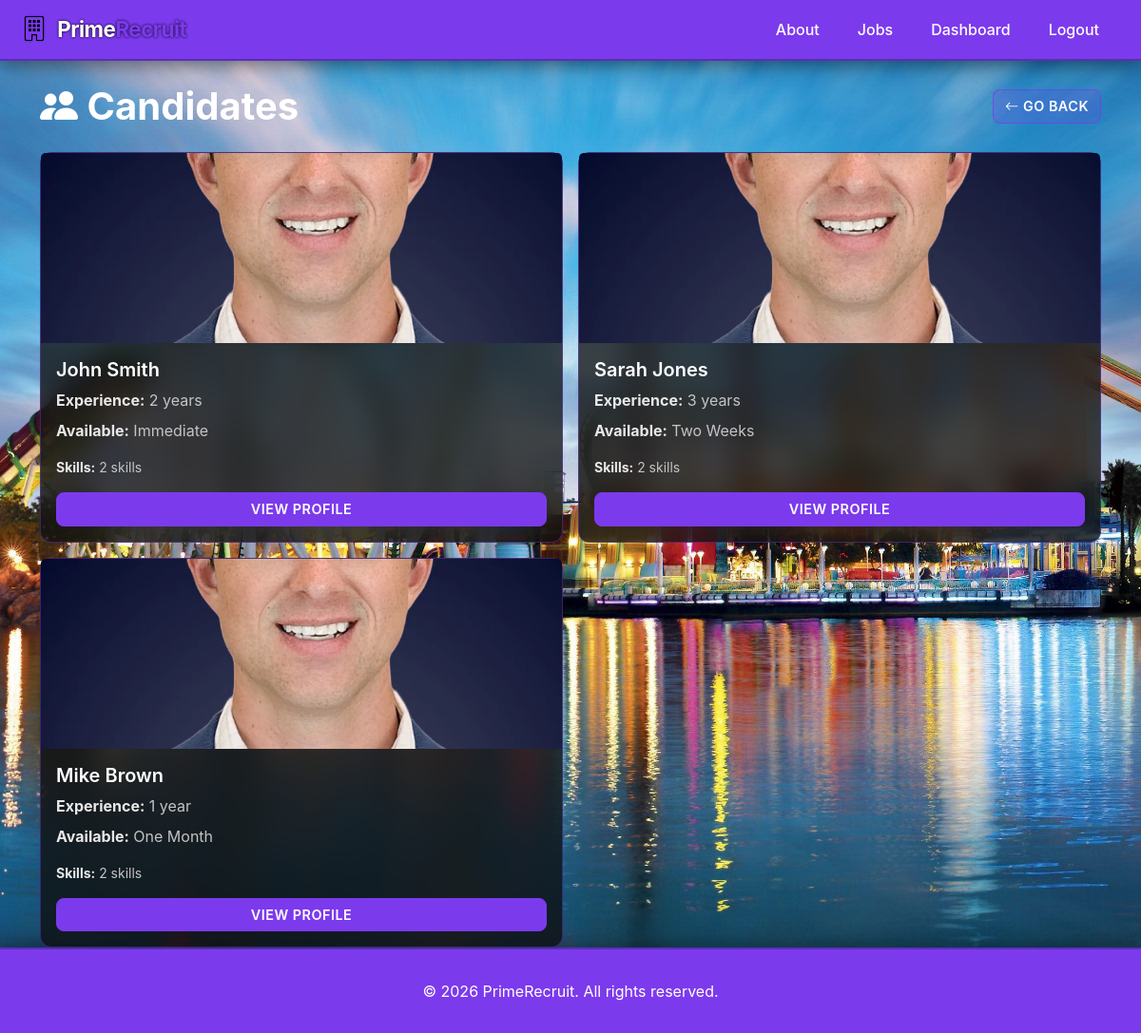
Before: /candidates/ (signed in) with the older database file.
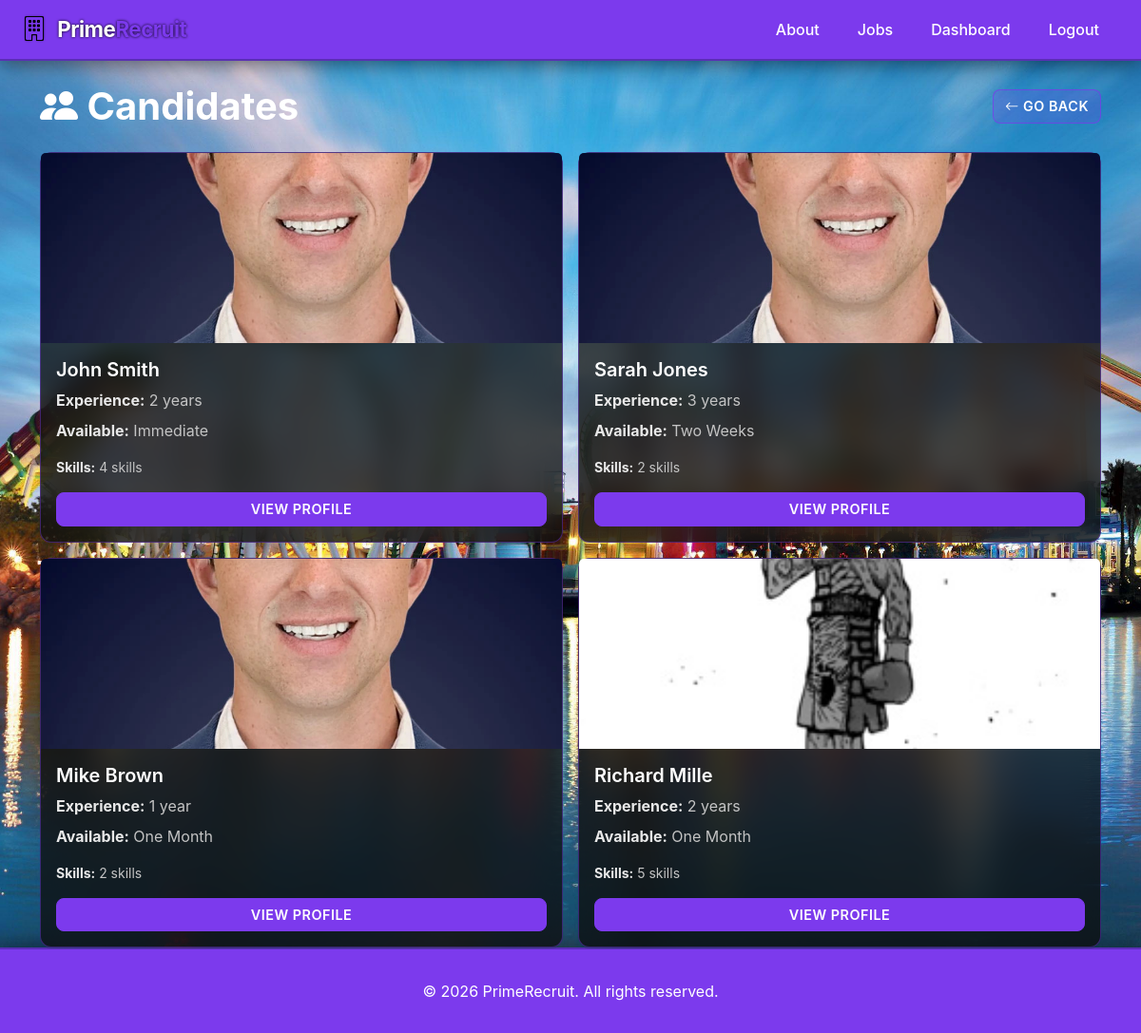
After: the same page with the newer database file.
### recruitment/models.py (models this page shows, shortened)
class Candidate(models.Model):
    AVAILABILITY_CHOICES = [
        ('immediate', 'Immediate'),
        ('two_weeks', 'Two Weeks'),
        ('one_month', 'One Month'),
    ]
    user = models.OneToOneField(User, on_delete=models.CASCADE)
    first_name = models.CharField(max_length=100)
    last_name = models.CharField(max_length=100)
    age = models.IntegerField(default=0, blank=True)
    experience_years = models.IntegerField(default=0)
    cv_summary = models.TextField()
    availability = models.CharField(
        max_length=20, choices=AVAILABILITY_CHOICES)
    skills = models.ManyToManyField(Skill, blank=True)
    profile_image = models.ImageField(upload_to='candidates/', null=True, blank=True)
    created_at = models.DateTimeField(auto_now_add=True)

### recruitment/views.py (the view)
# urls.py: path('candidates/', views.candidates_list, name='candidates_list'),
@login_required
def candidates_list(request):
    profile = get_profile(request.user)
    if not request.user.is_superuser and (not profile or profile.role not in ['recruiter', 'manager']):
        return render(request, 'recruitment/denied.html', status=403)
    candidates = Candidate.objects.all()
    return render(request, 'recruitment/candidates_list.html',
        {'candidates': candidates})

### recruitment/views.py (called while the page is built)
def get_profile(user):
    try:
        return UserProfile.objects.get(user=user)
    except UserProfile.DoesNotExist:
        return None

### recruitment/templates/recruitment/candidates_list.html
{% extends 'recruitment/base.html' %}
{% load static %}
{% block content %}
<div class="container mt-4">
    <div class="d-flex justify-content-between align-items-center mb-4">
        <h1 class="mb-0"><i class="bi bi-people-fill"></i> Candidates</h1>
        <a href="{% url 'home' %}" class="btn btn-outline-light">
            <i class="bi bi-arrow-left"></i> Go Back
        </a>
    </div>
    {% if candidates %}
        <div class="row g-3">
            {% for candidate in candidates %}
                <div class="col-md-6">
                    <div class="card h-100">
                        <img src="{% if candidate.profile_image %}{{ candidate.profile_image.url }}{% else %}{% static 'images/candidate_default.jpg' %}{% endif %}"
                             class="card-img-top" alt="{{ candidate.first_name }} {{ candidate.last_name }}"
                             style="height: 200px; object-fit: cover;">
                        <div class="card-body d-flex flex-column">
                            <h5 class="card-title">{{ candidate.first_name }} {{ candidate.last_name }}</h5>
                            <p class="text-muted mb-2">
                                <strong>Experience:</strong> {{ candidate.experience_years }} year{{ candidate.experience_years|pluralize }}
                            </p>
                            <p class="text-muted mb-3">
                                <strong>Available:</strong> {{ candidate.get_availability_display }}
                            </p>
                            <p class="text-muted small">
                                <strong>Skills:</strong>
                                {% if candidate.skills.all %}
                                    {{ candidate.skills.count }} skill{{ candidate.skills.count|pluralize }}
                                {% else %}
                                    None listed
                                {% endif %}
                            </p>
                            <div class="mt-auto">
                                <a href="{% url 'candidate_detail' candidate.pk %}" class="btn btn-primary w-100">View Profile</a>
                            </div>
                        </div>
                    </div>
                </div>
            {% endfor %}
        </div>
    {% else %}
        <p class="alert alert-info">No candidates found.</p>
    {% endif %}
</div>
{% endblock %}

### recruitment/templates/recruitment/base.html (shortened to what this page needs)
{% load static %}
<!DOCTYPE html>
<html lang="en">
<head>
    <link href="https://cdn.jsdelivr.net/npm/bootstrap@5.3.0/dist/css/bootstrap.min.css" rel="stylesheet">
    <link href="https://cdn.jsdelivr.net/npm/bootstrap-icons@1.11.0/font/bootstrap-icons.css" rel="stylesheet">
    <link rel="stylesheet" href="{% static 'css/style.css' %}">
</head>
<body>
    <nav class="navbar navbar-expand-lg navbar-dark navbar-custom" style="background: #7c3aed !important;">
        <div class="container-fluid px-4">
            <a class="navbar-brand" href="{% url 'home' %}">
                <i class="bi bi-building-fill" style="color:#7c3aed; font-size:1.5rem; text-shadow: 0 0 3px #000000, -1px -1px 0 #000, 1px -1px 0 #000, -1px 1px 0 #000, 1px 1px 0 #000;"></i>
                <span class="ms-2" style="text-shadow: 0 0 3px #000000;">Prime<span style="color:#7c3aed; text-shadow: 0 0 3px #000000;">Recruit</span></span>
            </a>
            <div class="collapse navbar-collapse" id="navbarNav">
                <div class="navbar-nav ms-auto">
                    <a class="nav-link" href="{% url 'about' %}">About</a>
                    <a class="nav-link" href="{% url 'jobs_list' %}">Jobs</a>
                    {% if user.is_authenticated %}
                        <a class="nav-link" href="{% url 'dashboard' %}">Dashboard</a>
                        <a class="nav-link" href="{% url 'logout' %}">Logout</a>
                    {% else %}
                        <a class="nav-link" href="{% url 'login' %}">Login</a>
                        <a class="nav-link" href="{% url 'register' %}">Register</a>
                    {% endif %}
                </div>
            </div>
        </div>
    </nav>
    <main class="container-fluid px-0" style="background: transparent !important;">
        {% block content %}{% endblock %}
    </main>
    <footer>
        <p class="mb-0">&copy; 2026 PrimeRecruit. All rights reserved.</p>
    </footer>
</body>
</html>

### static/css/style.css (style rules this page uses)
* { margin: 0; padding: 0; box-sizing: border-box; }
body { background-image: url('../images/Wallpaper.jpg') !important; background-attachment: fixed !important; background-size: cover !important; background-position: center !important; background-repeat: no-repeat !important; color: #ffffff; font-family: -apple-system, BlinkMacSystemFont, 'Segoe UI', 'Roboto', 'Oxygen', 'Ubuntu', 'Cantarell', sans-serif; display: flex; flex-direction: column; min-height: 100vh; }
main, .container-fluid, .container { background: transparent !important; }
.navbar-custom { background: #7c3aed !important; border-bottom: 2px solid #5a2fb5 !important; box-shadow: 0 4px 20px rgba(0, 0, 0, 0.5); }
.navbar { background: #7c3aed !important; }
.navbar-brand { font-size: 1.4rem; font-weight: 700; letter-spacing: -0.5px; color: #ffffff !important; }
.nav-link { color: #ffffff !important; margin: 0 0.75rem; font-weight: 500; transition: all 0.3s ease; }
.card { background: rgba(13, 13, 13, 0.75) !important; border: 1px solid rgba(124, 58, 237, 0.4); border-radius: 12px; transition: all 0.3s ease; backdrop-filter: blur(15px); }
.card-title { color: #ffffff; font-weight: 600; }
.text-muted { color: #c4c4c4 !important; }
.card p, .card li, .card span:not(.badge):not(.badge-skill), .card label, .card small, .card strong, .card div:not(.badge):not(.feature-icon):not(.stat-number):not(.stat-label) { color: #e8e8e8; }
.card .text-muted, .job-card .text-muted, .stat-card .text-muted, .feature-card .text-muted, .image-card .text-muted { color: #c4c4c4 !important; }
.btn { border-radius: 8px; font-weight: 600; transition: all 0.3s ease; text-transform: uppercase; letter-spacing: 0.5px; font-size: 0.9rem; }
.btn-primary { background: #7c3aed !important; border: 1px solid #7c3aed !important; color: #ffffff !important; }
.btn-outline-light { color: #ffffff !important; border: 1px solid rgba(124, 58, 237, 0.7) !important; transition: all 0.3s ease; background: rgba(124, 58, 237, 0.2) !important; }
h1, h2, h3, h4, h5, h6 { color: #ffffff; font-weight: 700; }
a { color: #7c3aed; text-decoration: none; transition: all 0.3s ease; }
footer { background: #7c3aed !important; border-top: 2px solid #5a2fb5; color: #ffffff; padding: 2rem 0; text-align: center; margin-top: auto; box-shadow: 0 -4px 20px rgba(0, 0, 0, 0.3); }

Changed rows visible on the page:
changed Candidate "John": skills.count "2" → "4"
added Candidate: profile_image (picture), first_name "Richard", last_name "Mille", experience_years "2", availability "One Month", skills.count "5"
